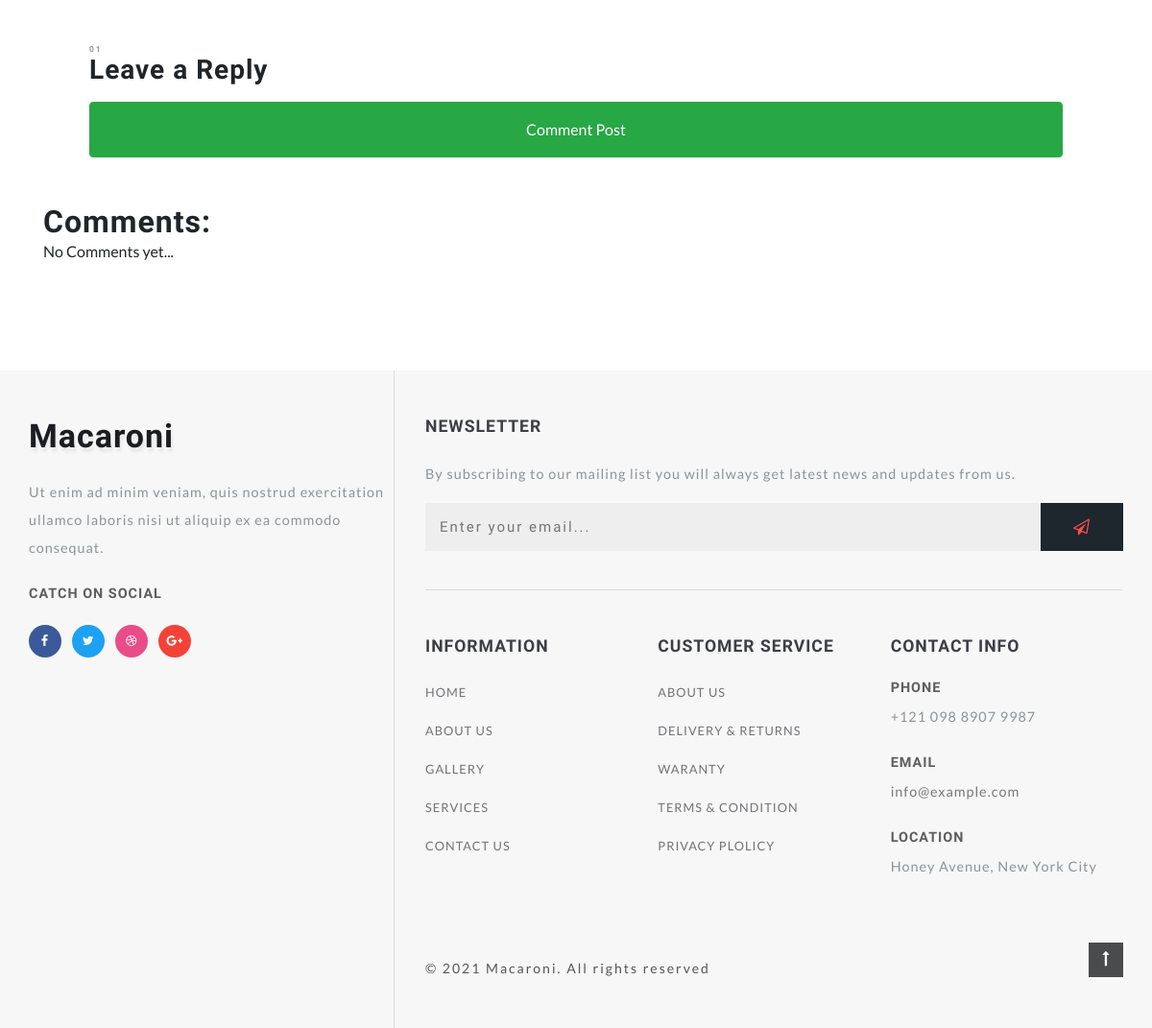
Before: /blog/article/1 (lower part) with the older database file.
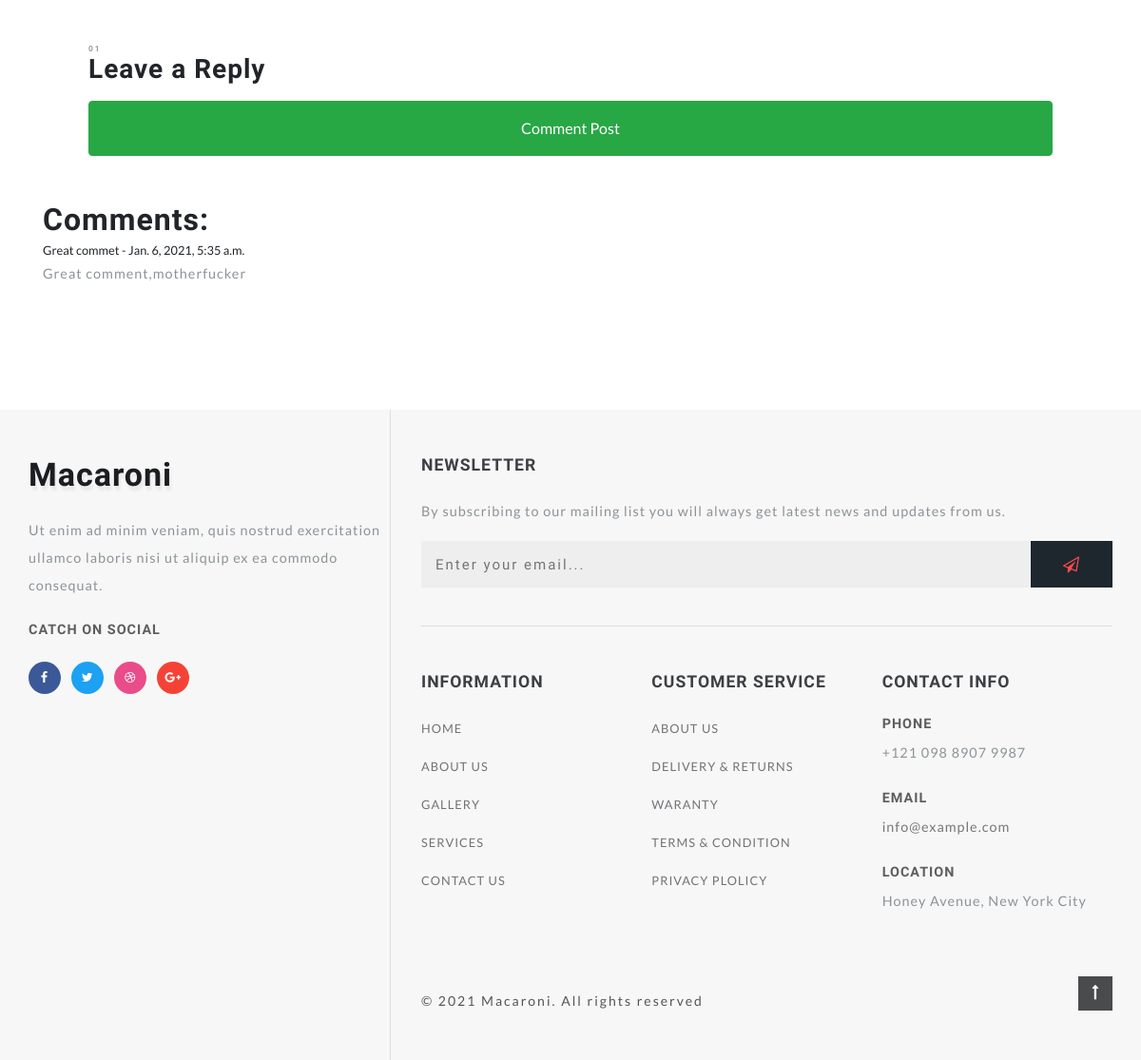
After: the same page with the newer database file.
### blog/models.py (models this page shows, shortened)
class Comment(models.Model):
    post = models.ForeignKey(Post, on_delete=models.CASCADE, related_name='comments')
    name = models.CharField(max_length=255)
    body = models.TextField()
    date_added = models.DateTimeField(auto_now_add=True)

### blog/views.py (the view)
# urls.py: path('article/<int:pk>', ArticleDetailView.as_view(), name = 'article'),
class ArticleDetailView(DetailView):
    model = Post
    template_name = 'blog/blog_detail.html'
    def get_context_data(self,*args, **kwargs):
        context = super(ArticleDetailView, self).get_context_data()
        stuff = get_object_or_404(Post, id = self.kwargs['pk'] )
        total_likes = stuff.total_likes()
        liked = False
        if stuff.likes.filter(id=self.request.user.id).exists():
            liked = True
        context['total_likes'] = total_likes
        context['liked'] = liked
        return context

### blog/models.py (called while the page is built)
    def total_likes(self):
        return self.likes.count()

### blog/templates/blog/blog_detail.html (shortened to what this page needs)
{% extends 'website/main.html' %}
{% load static %}
{% block content %}
    <section class="ab-info-main py-md-5">
        <div class="container py-md-3">
            <div class="speak px-lg-5">
                <br>
                <br>
                <div class="single-form-left">
                    <div class="contact-single">
                        <h3><span class="sub-tittle">01</span> Leave a Reply</h3>
                            </div>
                            <a href="{% url 'add_comment' post.pk%}" class="mt-3 btn btn-success btn-block py-3">Comment Post</a>
                    </div>
                </div>
                <div class="media py-5">
                    <div class="media-body">
                        <h2>Comments:</h2>
                            {% if not post.comments.all %}
                                     No Comments yet...
                            {% else %}
                                    {% for comment in post.comments.all %}
                                            <small>
                                                {{comment.name}} -
                                                {{comment.date_added}}
                                            </small>
                                                <p>{{comment.body}}</p>
                                    {% endfor %}
                            {% endif %}
                    </div>
                </div>
            </div>
    </section>
{% endblock%}

### website/templates/website/main.html (shortened to what this page needs)
<!DOCTYPE html>
{% load static %}
<html lang="en">
<head>
    <link rel="stylesheet" href="{% static 'css/bootstrap.css' %}">
    <link rel="stylesheet" href="{% static 'css/style.css' %}" type="text/css" media="all" />
    <link href="{% static 'css/font-awesome.css' %}" rel="stylesheet">
</head>
<body>
{% block content%}
{% endblock %}
<footer>
        <div class="container">
            <div class="row footer-top">
                <div class="col-lg-4 footer-grid_section_w3layouts">
                    <h2 class="logo-2 mb-lg-4 mb-3">
                        <a href="{% url 'home' %}">Macaroni</a>
                    </h2>
                    <p>Ut enim ad minim veniam, quis nostrud exercitation ullamco laboris nisi ut aliquip ex ea commodo consequat.</p>
                    <h4 class="sub-con-fo ad-info my-4">Catch on Social</h4>
                    <ul class="w3layouts_social_list list-unstyled">
                        <li>
                            <a href="#" class="w3pvt_facebook">
                                <span class="fa fa-facebook-f"></span>
                            </a>
                        </li>
                        <li class="mx-2">
                            <a href="#" class="w3pvt_twitter">
                                <span class="fa fa-twitter"></span>
                            </a>
                        </li>
                        <li>
                            <a href="#" class="w3pvt_dribble">
                                <span class="fa fa-dribbble"></span>
                            </a>
                        </li>
                        <li class="ml-2">
                            <a href="#" class="w3pvt_google">
                                <span class="fa fa-google-plus"></span>
                            </a>
                        </li>
                    </ul>
                </div>
                <div class="col-lg-8 footer-right">
                    <div class="w3layouts-news-letter">
                        <h3 class="footer-title text-uppercase text-wh mb-lg-4 mb-3">Newsletter</h3>
                        <p>By subscribing to our mailing list you will always get latest news and updates from us.</p>
                        <form action="#" method="post" class="w3layouts-newsletter">
                            <input type="email" name="Email" placeholder="Enter your email..." required="">
                            <button class="btn1"><span class="fa fa-paper-plane-o" aria-hidden="true"></span></button>
                        </form>
                    </div>
                    <div class="row mt-lg-4 bottom-w3layouts-sec-nav mx-0">
                        <div class="col-md-4 footer-grid_section_w3layouts">
                            <h3 class="footer-title text-uppercase text-wh mb-lg-4 mb-3">Information</h3>
                            <ul class="list-unstyled w3layouts-icons">
                                <li>
                                    <a href="{% url 'home' %}">Home</a>
                                </li>
                                <li class="mt-3">
                                    <a href="{% url 'about' %}">About Us</a>
                                </li>
                                <li class="mt-3">
                                    <a href="{% url 'gallery' %}">Gallery</a>
                                </li>
                                <li class="mt-3">
                                    <a href="#">Services</a>
                                </li>
                                <li class="mt-3">
                                    <a href="{% url 'contact' %}">Contact Us</a>
                                </li>
                            </ul>
                        </div>
                        <div class="col-md-4 footer-grid_section_w3layouts">
                            <div class="agileinfo_social_icons">
                                <h3 class="footer-title text-uppercase text-wh mb-lg-4 mb-3">Customer Service</h3>
                                <ul class="list-unstyled w3layouts-icons">
                                    <li>
                                        <a href="{% url 'about' %}">About Us</a>
                                    </li>
                                    <li class="mt-3">
                                        <a href="{% url 'shipping' %}">Delivery & Returns</a>
                                    </li>
                                    <li class="mt-3">
                                        <a href="#">Waranty</a>
                                    </li>
                                    <li class="mt-3">
                                        <a href="#">Terms & Condition</a>
                                    </li>
                                    <li class="mt-3">
                                        <a href="{% url 'policy' %}">Privacy Plolicy</a>
                                    </li>
                                </ul>
                            </div>
                        </div>
                        <div class="col-md-4 footer-grid_section_w3layouts my-md-0 my-5">
                            <h3 class="footer-title text-uppercase text-wh mb-lg-4 mb-3">Contact Info</h3>
                            <div class="contact-info">
                                <div class="footer-address-inf">
                                    <h4 class="ad-info mb-2">Phone</h4>
                                    <p>+121 098 8907 9987</p>
                                </div>
                                <div class="footer-address-inf my-4">
                                    <h4 class="ad-info mb-2">Email </h4>
                                    <p><a href="mailto:info@example.com">info@example.com</a></p>
                                </div>
                                <div class="footer-address-inf">
                                    <h4 class="ad-info mb-2">Location</h4>
                                    <p>Honey Avenue, New York City</p>
                                </div>
                            </div>
                        </div>
                    </div>
                    <div class="cpy-right text-left row">
                        <p class="col-md-10">© 2021 Macaroni. All rights reserved
                        </p>
                        <a href="#home" class="move-top text-right col-md-2"><span class="fa fa-long-arrow-up" aria-hidden="true"></span></a>
                    </div>
                </div>
            </div>
        </div>
    </footer>
</body>
</html>

### static/css/style.css (style rules this page uses)
html, body { margin: 0; font-size: 100%; background: #fff; font-family: 'Lato', sans-serif; scroll-behavior: smooth; }
body a { text-decoration: none; transition: 0.5s all; -webkit-transition: 0.5s all; -moz-transition: 0.5s all; -o-transition: 0.5s all; -ms-transition: 0.5s all; }
input[type="button"], input[type="submit"], input[type="text"], input[type="email"], input[type="search"] { transition: 0.5s all; -webkit-transition: 0.5s all; -moz-transition: 0.5s all; -o-transition: 0.5s all; -ms-transition: 0.5s all; font-family: 'Source Sans Pro', sans-serif; }
h1, h2, h3, h4, h5, h6 { margin: 0; letter-spacing: 1px; font-weight: 600; font-family: 'Source Sans Pro', sans-serif; }
p { font-size:0.9em; color: #8c9398; line-height: 2em; letter-spacing: 1px; }
ul { margin: 0; padding: 0; }
li > a:only-child:after { content: ''; }
.sub-tittle { font-size: 0.3em; color: #919aa0; letter-spacing: 2px; display: block; text-transform: uppercase; }
footer { background: #f7f7f7; }
h3.footer-title { font-size: 1.1em; font-weight: 600; letter-spacing: 1px; color: #3d3f44; }
footer p { font-size: 0.9em; }
form.w3layouts-newsletter { display: flex; margin-bottom: 2.5em; }
.bottom-w3layouts-sec-nav { border-top: 1px solid #ddd; }
.w3layouts-newsletter input[type="email"] { padding: 0.6em 1em; font-size: 15px; color: #000; outline: none; letter-spacing: 2px; border: none; border: none; flex-basis: 100%; background: #efeeee; }
.w3layouts-newsletter button.btn1 { color: #ff4c4c; font-size: 17px; letter-spacing: 1px; padding: 14px 0; border: transparent; text-transform: uppercase; -webkit-transition: 0.5s all; -moz-transition: 0.5s all; transition: 0.5s all; background: #1e272e; font-weight: 600; cursor: pointer; border-radius: 0; padding: 0.7em 2em; }
h2.logo-2 a { font-weight: 700; font-size: 34px; color: #1c1d21; text-shadow: 2px 5px 3px rgba(0, 0, 0, 0.06); letter-spacing: 1px; }
.w3layouts_social_list li { display: inline-block; }
.w3layouts_social_list li a { width: 34px; height: 34px; text-align: center; display: inline-block; font-size: 13px; border-radius: 50%; }
.w3layouts_social_list li a span { color: #fff; line-height: 34px; }
a.w3pvt_facebook { background: #3b5998; }
a.w3pvt_twitter { background: #1da1f2; }
a.w3pvt_dribble { background: #ea4c89; }
a.w3pvt_google { background: #F44336; }
.contact-info h4, h4.sub-con-fo { font-size: 0.9em; letter-spacing: 1px; color: #5e5e61; font-weight: 600; text-transform: uppercase; }
.footer-grid_section_w3layouts li a { color: #727377; font-size: 0.8em; letter-spacing: 1px; }
ul.w3layouts-icons li a { text-transform: uppercase; }
.footer-right { border-left: 1px solid #ddd; padding: 3em 0em 3em 2em; }
.footer-grid_section_w3layouts { padding: 3em 0; }
.contact-info a { color: #777; }
.cpy-right { display: flex; }
.cpy-right p { letter-spacing: 2px; font-size: 14px; margin-bottom: 0; margin-top: 0.9em; color: #555; }
a.move-top span { color: #fff; width: 36px; height: 36px; text-align: center; border: none; line-height: 2em; background: #4a4b4c; }

Changed rows visible on the page:
added Comment: name "Great commet", date_added "Jan. 6, 2021, 5:35 a.m.", body "Great comment,motherfucker"
Other visible differences:
text no longer shown: "No Comments yet..."
